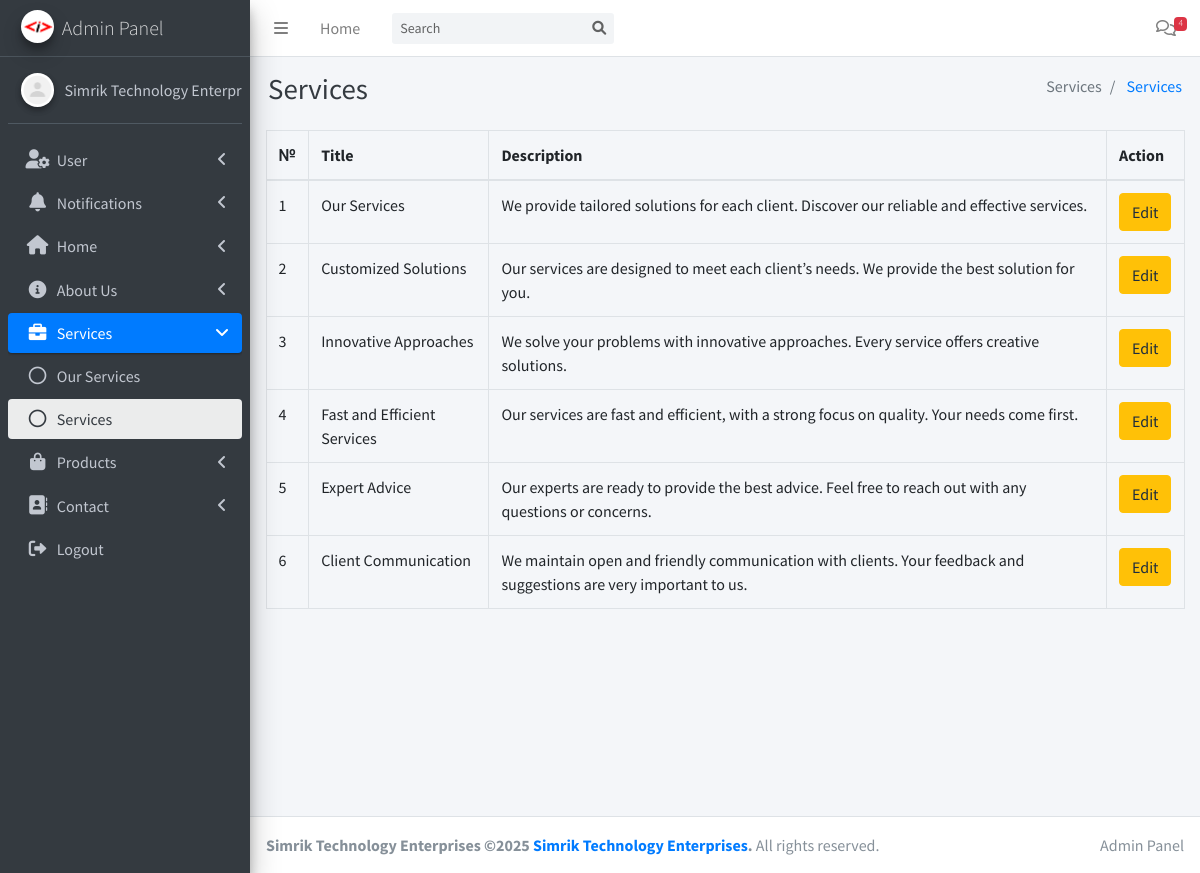
Screenshot of /admin/services.php (signed in) with the database file from the repository.
### tables this page shows
CREATE TABLE services (
    id INT AUTO_INCREMENT PRIMARY KEY,
    title VARCHAR(255) NOT NULL,
    description TEXT NOT NULL,
    icon VARCHAR(50) NOT NULL
);

### config.php (called while the page is built, shortened)
<?php
class Database
{
    private $conn;
    public function __construct()
    {
        $servername = "localhost";
        $username = "root";
        $password = "";
        $dbname = "pragatin_simriktechnp";
        $this->conn = new mysqli($servername, $username, $password, $dbname);
    }
    public function executeQuery($sql)
    {
        $result = $this->conn->query($sql);
        return $result;
    }
    public function select($table, $columns = "*", $condition = "")
{
    $sql = "SELECT $columns FROM $table $condition";
    $result = $this->executeQuery($sql);
    $data = [];
    while ($row = $result->fetch_assoc()) {
        $data[] = $row;
    }
    return $data;
}
}

### admin/check.php (called while the page is built, shortened)
<?php
include '../config.php';
$query = new Database();

### admin/services.php (the view, shortened to what this page needs)
<?php include 'check.php'; ?>
<?php $services = $query->select('services', '*') ?>
<!DOCTYPE html>
<html lang="en">
<head>
    <?php include 'includes/css.php'; ?>
</head>
<body class="hold-transition sidebar-mini">
    <div class="wrapper">
        <?php include 'includes/header.php' ?>
        <div class="content-wrapper">
            <section class="content">
                <div class="container-fluid">
                    <div class="row">
                        <div class="col-12">
                            <table class="table table-bordered">
                                <thead>
                                    <tr>
                                        <th>№</th>
                                        <th>Title</th>
                                        <th>Description</th>
                                        <th>Action</th>
                                    </tr>
                                </thead>
                                <tbody>
                                    <?php foreach ($services as $service): ?>
                                        <tr>
                                            <td><?php echo $service['id']; ?></td>
                                            <td><?php echo $service['title']; ?></td>
                                            <td><?php echo $service['description']; ?></td>
                                            <td>
                                                <button type="button" class="btn btn-warning" data-toggle="modal" data-target="#editModal<?php echo $service['id']; ?>">
                                                    Edit
                                                </button>
                                            </td>
                                        </tr>
                                    <?php endforeach; ?>
                                </tbody>
                            </table>
                        </div>
                    </div>
                </div>
            </section>
        </div>
        <?php include 'includes/footer.php'; ?>
    </div>
</body>
</html>

### rows the page displays
services: id "1", title "Our Services", description "We provide tailored solutions for each client. Discover our reliable and effective services."
services: id "2", title "Customized Solutions", description "Our services are designed to meet each client’s needs. We provide the best solution for you."
services: id "3", title "Innovative Approaches", description "We solve your problems with innovative approaches. Every service offers creative solutions."
services: id "4", title "Fast and Efficient Services", description "Our services are fast and efficient, with a strong focus on quality. Your needs come first."
services: id "5", title "Expert Advice", description "Our experts are ready to provide the best advice. Feel free to reach out with any questions or concerns."
services: id "6", title "Client Communication", description "We maintain open and friendly communication with clients. Your feedback and suggestions are very important to us."

### other values shown
$message_count "4"
$pageTitle "Services"
$item['title'] "Services"
$menuItem['menuTitle'] "User"
$menuItem['menuTitle'] "Notifications"
$menuItem['menuTitle'] "Home"
$menuItem['menuTitle'] "About Us"
$menuItem['menuTitle'] "Services"
$page['title'] "Our Services"
$page['title'] "Services"
$menuItem['menuTitle'] "Products"
$menuItem['menuTitle'] "Contact"
